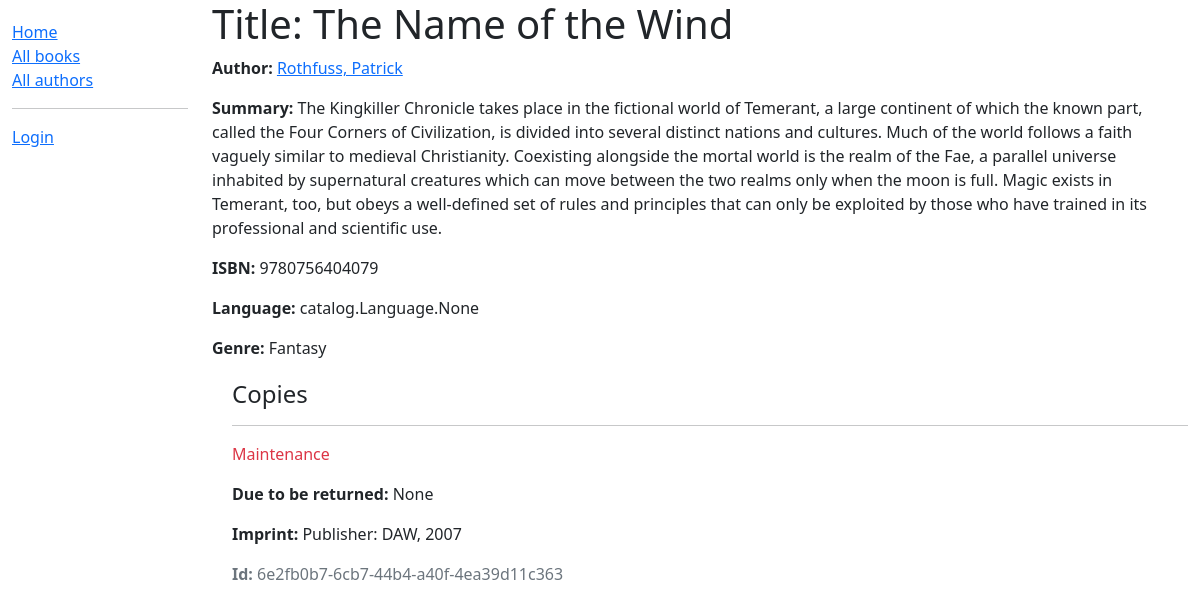
/catalog/book/3, run on an earlier commit of the app's database.
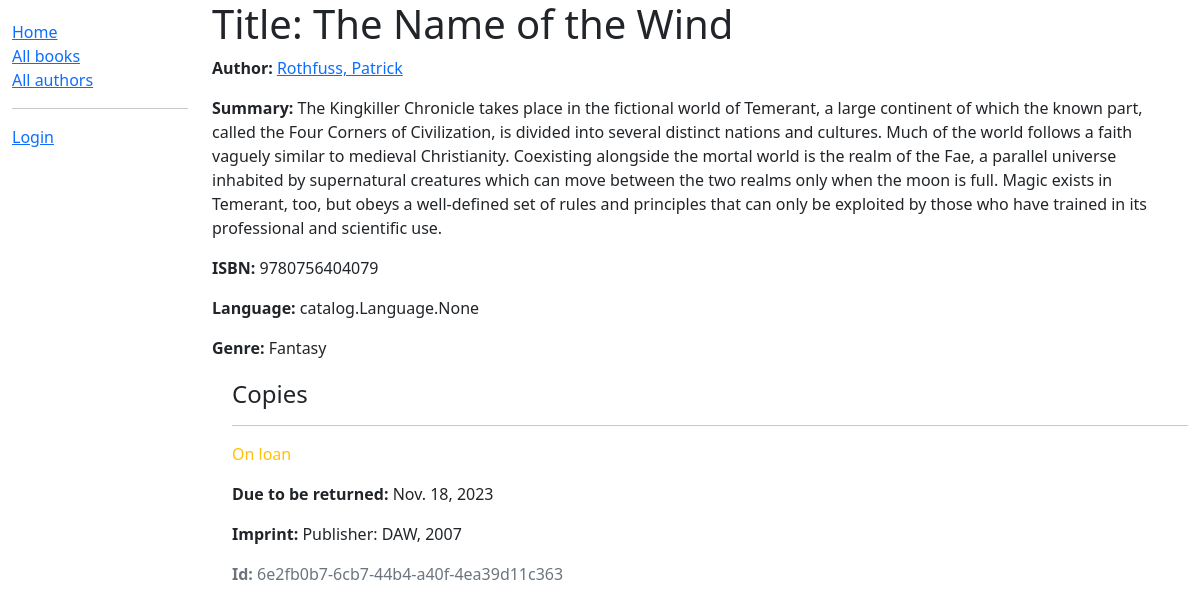
And on a later commit of the database.
### catalog/models.py (models this page shows, shortened)
class Book(models.Model):
    title = models.CharField(max_length=200)
    author = models.ForeignKey('Author', on_delete=models.SET_NULL, null=True)
    summary = models.TextField(max_length=1000, help_text='Enter a brief description of the book')
    isbn = models.CharField('ISBN', max_length=13, unique=True,
                            help_text='13 Character <a href="https://www.isbn-international.org/content/what-isbn">ISBN number</a>')
    genre = models.ManyToManyField(Genre, help_text='Select a genre for this book')
    languages = models.ManyToManyField(Language, help_text='Select a languages for this book')
    def display_genre(self):
        """Create a string for the Genre. This is required to display genre in Admin."""
        return ', '.join(genre.name for genre in self.genre.all()[:3])
    display_genre.short_description = 'Genre'
    def display_languages(self):
        """Create a string for the Languages. This is required to display languages in Admin."""
        return ', '.join(languages.name for languages in self.languages.all()[:3])
    display_languages.short_description = 'Languages'

class Author(models.Model):
    first_name = models.CharField(max_length=100)
    last_name = models.CharField(max_length=100)
    date_of_birth = models.DateField(null=True, blank=True)
    date_of_death = models.DateField('Died', null=True, blank=True)
    class Meta:
        ordering = ['last_name', 'first_name']
    def __str__(self):
        return f'{self.last_name}, {self.first_name}'

class Genre(models.Model):
    name = models.CharField(max_length=200, help_text='Enter a book genre (e.g. Science Fiction)')
    def __str__(self):
        return self.name

class BookInstance(models.Model):
    id = models.UUIDField(primary_key=True, default=uuid.uuid4, help_text='Unique ID for this particular book across whole library')
    book = models.ForeignKey('Book', on_delete=models.RESTRICT, null=True)
    imprint = models.CharField(max_length=200)
    due_back = models.DateField(null=True, blank=True)
    borrower = models.ForeignKey(User, on_delete=models.SET_NULL, null=True, blank=True)
    LOAN_STATUS = (
        ('m', 'Maintenance'),
        ('o', 'On loan'),
        ('a', 'Available'),
        ('r', 'Reserved'),
    )
    status = models.CharField(
        max_length=1,
        choices=LOAN_STATUS,
        blank=True,
        default='m',
        help_text='Book availability',
    )
    class Meta:
        ordering = ['due_back']

### catalog/views.py (the view, shortened to what this page needs)
# urls.py: re_path(r'^book/(?P<pk>\d+)$', views.BookDetailView.as_view(), name='book-detail'),
class BookDetailView(generic.DetailView):
    model = Book
    paginate_by = 10

### catalog/templates/catalog/book_detail.html
{% extends "catalog/base_generic.html" %}
{% block content %}
    <h1>Title: {{ book.title }}</h1>
    <p><strong>Author:</strong> <a href="{% url 'author-detail' book.author.pk %}">{{ book.author }}</a></p>
    <p><strong>Summary:</strong> {{ book.summary }}</p>
    <p><strong>ISBN:</strong> {{ book.isbn }}</p>
    <p><strong>Language:</strong> {{ book.languages }}</p>
    <p><strong>Genre:</strong> {{ book.genre.all|join:", " }}</p>
    <div style="margin-left:20px;margin-top:20px">
        <h4>Copies</h4>
        {% for copy in book.bookinstance_set.all %}
            <hr/>
            <p
                    class="{% if copy.status == 'a' %}text-success{% elif copy.status == 'm' %}text-danger{% else %}text-warning{% endif %}">
                {{ copy.get_status_display }}
            </p>
            {% if copy.status != 'a' %}
                <p><strong>Due to be returned:</strong> {{ copy.due_back }}</p>
            {% endif %}
            <p><strong>Imprint:</strong> {{ copy.imprint }}</p>
            <p class="text-muted"><strong>Id:</strong> {{ copy.id }}</p>
        {% endfor %}
    </div>
{% endblock %}

### catalog/templates/catalog/base_generic.html (shortened to what this page needs)
{% load static %}
<!DOCTYPE html>
<html lang="en">
  <head>
    <link
      href="https://cdn.jsdelivr.net/npm/bootstrap@5.1.3/dist/css/bootstrap.min.css"
      rel="stylesheet"
 />
    <link rel="stylesheet" href="{% static 'css/styles.css' %}" />
  </head>
  <body>
    <div class="container-fluid">
      <div class="row">
        <div class="col-sm-2">
          {% block sidebar %}
            <ul class="sidebar-nav">
              <li><a href="{% url 'index' %}">Home</a></li>
              <li><a href="{% url 'books' %}">All books</a></li>
              <li><a href="{% url 'authors' %}">All authors</a></li>
                <hr>
                {% if user.is_authenticated %}
                    <li>User: {{ user.get_username }}</li>
                    <li><a href="{% url 'my-borrowed' %}">My Borrowed</a></li>
                    <li><a href="{% url 'logout' %}?next={{ request.path }}">Logout</a></li>
                {% else %}
                    <li><a href="{% url 'login' %}?next={{ request.path }}">Login</a></li>
                {% endif %}
            </ul>
          {% endblock %}
        </div>
        <div class="col-sm-10 ">
                {% block content %}{% endblock %}
        </div>
      </div>
    </div>
  </body>
</html>

### catalog/static/css/styles.css (style rules this page uses)
.sidebar-nav { margin-top: 20px; padding: 0; list-style: none; }

What changed in the data, as far as the page shows it:
changed BookInstance "6e2fb0b7-6cb7-44b4-a40f-4ea39d11c363": status "Maintenance" → "On loan"; due_back "None" → "Nov. 18, 2023"
